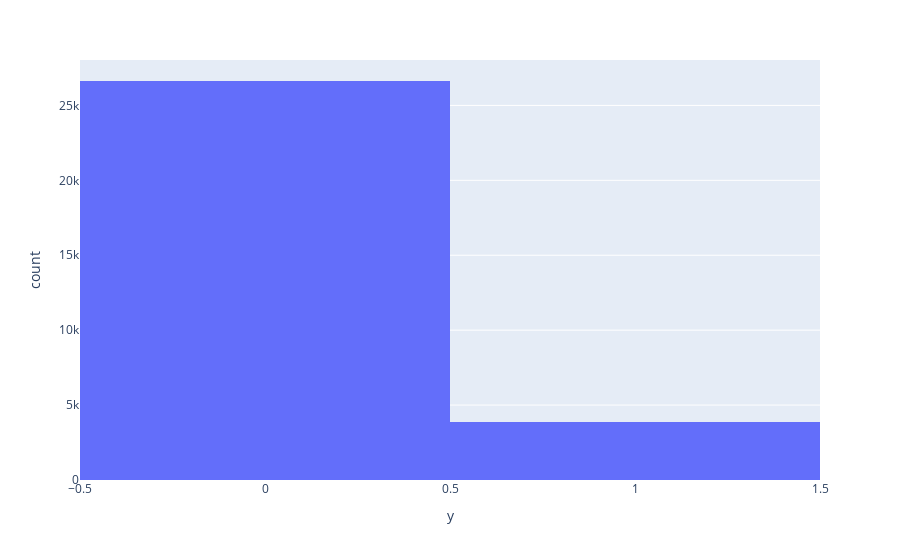

Notebook cell for this chart:
### Code cell
fig = px.histogram(tmp_df, x='y')
fig.show()

### Figure 1 — Plotly figure (JSON) as saved in the notebook; plotly's stock layout.template omitted (floating-point values rounded to 4 significant figures; data arrays with more than 128 entries replaced by an {"elided": "..."} marker saying what was removed)
{"data": [{"alignmentgroup": "True", "bingroup": "x", "hovertemplate": "y=%{x}<br>count=%{y}<extra></extra>", "legendgroup": "", "marker": {"color": "#636efa", "pattern": {"shape": ""}}, "name": "", "offsetgroup": "", "orientation": "v", "showlegend": false, "type": "histogram", "x": {"elided": "30488 int values"}, "xaxis": "x", "yaxis": "y"}], "layout": {"barmode": "relative", "legend": {"tracegroupgap": 0}, "margin": {"t": 60}, "xaxis": {"anchor": "y", "domain": [0, 1], "title": {"text": "y"}}, "yaxis": {"anchor": "x", "domain": [0, 1], "title": {"text": "count"}}}}
